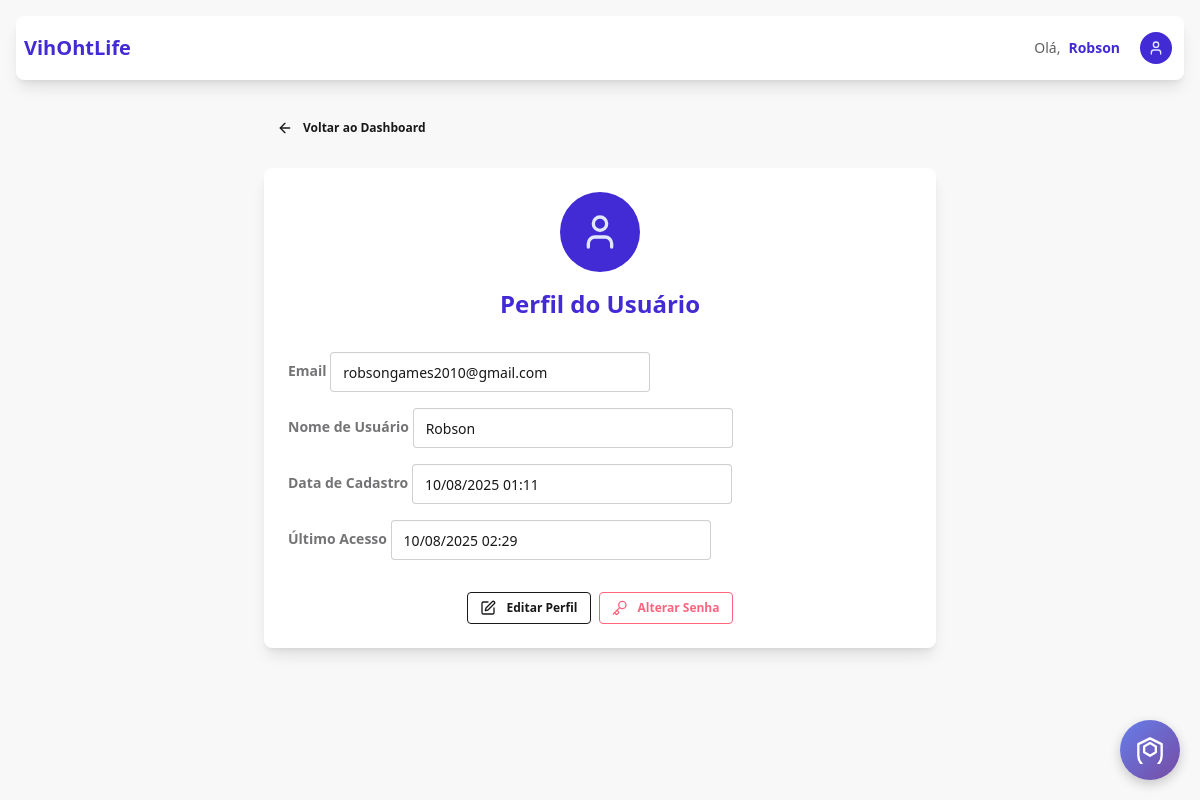
The app's page /auth/profile/ (signed in), older data.
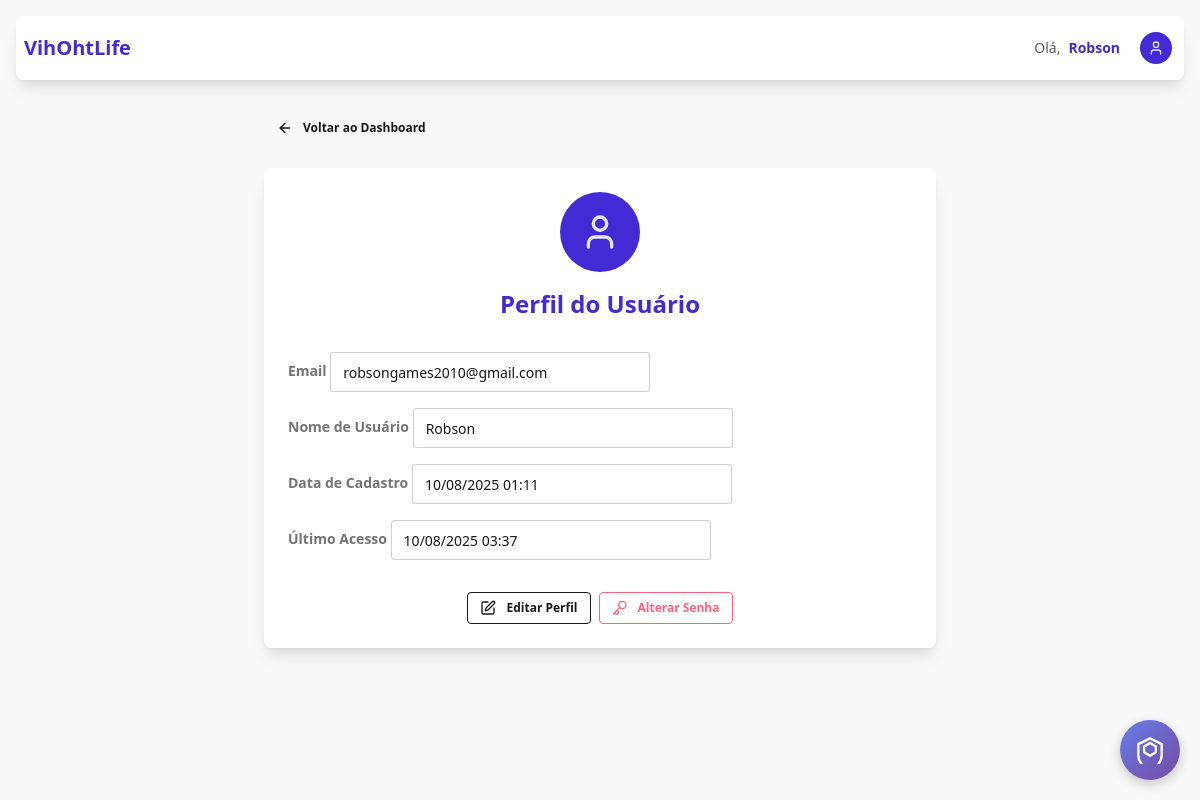
The same page, newer data.
### authentication/models.py (models this page shows)
class User(AbstractUser):
    email = models.EmailField(max_length=100, unique=True)
    USERNAME_FIELD = "email"
    REQUIRED_FIELDS = ["username"]

### authentication/views.py (the view)
# urls.py: path("profile/", views.profile_view, name="profile"),
@login_required
def profile_view(request):
    return render(request, "authentication/profile.html")

### templates/authentication/profile.html
{% extends 'landingpage/base.html' %}
{% block dashboard_content %}
<div class="max-w-2xl mx-auto">
  <div class="mb-6">
    <a href="{% url 'landingpage' %}" class="btn btn-ghost btn-sm">
      <i data-lucide="arrow-left" class="w-4 h-4 mr-1"></i>
      Voltar ao Dashboard
    </a>
  </div>
  <div class="card bg-base-100 shadow-lg">
    <div class="card-body">
      <div class="text-center mb-6">
        <div class="avatar">
          <div class="w-20 rounded-full bg-primary text-primary-content flex items-center justify-center"
          style="display: flex !important;">
            <i data-lucide="user" class="w-10 h-10"></i>
          </div>
        </div>
        <h1 class="text-2xl font-bold text-primary mt-4">Perfil do Usuário</h1>
      </div>
      <div class="space-y-4">
        <div class="form-control">
          <label class="label">
            <span class="label-text font-semibold">Email</span>
          </label>
          <input
            type="email"
            value="{{ user.email }}"
            class="input input-bordered"
            readonly
          />
        </div>
        <div class="form-control">
          <label class="label">
            <span class="label-text font-semibold">Nome de Usuário</span>
          </label>
          <input
            type="text"
            value="{{ user.username }}"
            class="input input-bordered"
            readonly
          />
        </div>
        <div class="form-control">
          <label class="label">
            <span class="label-text font-semibold">Data de Cadastro</span>
          </label>
          <input
            type="text"
            value="{{ user.date_joined|date:'d/m/Y H:i' }}"
            class="input input-bordered"
            readonly
          />
        </div>
        <div class="form-control">
          <label class="label">
            <span class="label-text font-semibold">Último Acesso</span>
          </label>
          <input
            type="text"
            value="{{ user.last_login|date:'d/m/Y H:i'|default:'Nunca' }}"
            class="input input-bordered"
            readonly
          />
        </div>
      </div>
      <div class="card-actions justify-center mt-6">
        <button class="btn btn-outline btn-sm">
          <i data-lucide="edit" class="w-4 h-4 mr-1"></i>
          Editar Perfil
        </button>
        <button class="btn btn-outline btn-error btn-sm">
          <i data-lucide="key" class="w-4 h-4 mr-1"></i>
          Alterar Senha
        </button>
      </div>
    </div>
  </div>
</div>
{% endblock %}

### templates/landingpage/base.html (shortened to what this page needs)
{% extends 'base.html' %}
{% block content %}
<div class="min-h-screen bg-base-200 p-4">
  <div class="max-w-7xl mx-auto">
    <div class="navbar bg-base-100 rounded-lg shadow-lg mb-8">
      <div class="flex-1">
        <h2 class="text-xl font-bold text-primary"><a href="{% url 'landingpage' %}">VihOhtLife</a></h2>
      </div>
      <div class="flex-none flex items-center">
        {% if user.is_authenticated %}
          <div class="mr-4 hidden sm:flex items-center">
            <span class="text-sm text-base-content/70 mr-2">Olá,</span>
            <span class="text-sm font-semibold text-primary">{{ user.username }}</span>
          </div>
          <div class="dropdown dropdown-end">
            <div tabindex="0" role="button" class="btn btn-ghost btn-circle avatar">
              <div class="w-8 rounded-full bg-primary text-primary-content flex items-center justify-center" style="display: flex !important;">
                <i data-lucide="user" class="w-4 h-4"></i>
              </div>
            </div>
          </div>
        {% else %}
          <a href="{% url 'authentication:login' %}" class="btn btn-primary btn-sm">
            <i data-lucide="log-in" class="w-4 h-4 mr-1"></i>
            Entrar
          </a>
        {% endif %}
      </div>
    </div>
    {% block dashboard_content %}{% endblock %}
  </div>
</div>
{% endblock %}

Row changes from the older to the newer data that the page shows:
changed User "Robson": last_login "10/08/2025 02:29" → "10/08/2025 03:37"
